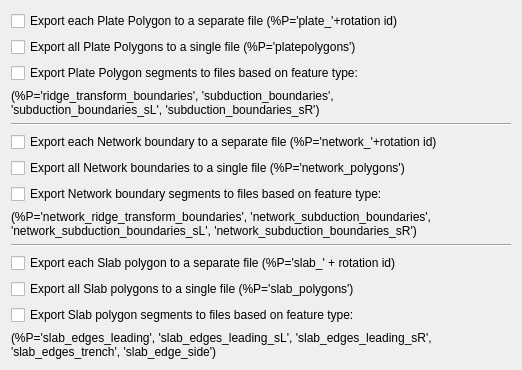
<?xml version="1.0" encoding="UTF-8"?>
<ui version="4.0">
 <class>ExportResolvedTopologicalBoundaryOptionsWidget</class>
 <widget class="QWidget" name="ExportResolvedTopologicalBoundaryOptionsWidget">
  <property name="geometry">
   <rect>
    <x>0</x>
    <y>0</y>
    <width>522</width>
    <height>365</height>
   </rect>
  </property>
  <property name="windowTitle">
   <string>Export Options</string>
  </property>
  <layout class="QVBoxLayout" name="verticalLayout">
   <item>
    <widget class="QCheckBox" name="checkBox_export_individual_plate_polygon_files">
     <property name="text">
      <string>Export each Plate Polygon to a separate file (%P='plate_'+rotation id)</string>
     </property>
    </widget>
   </item>
   <item>
    <widget class="QCheckBox" name="checkBox_export_all_plate_polygons_to_single_file">
     <property name="text">
      <string>Export all Plate Polygons to a single file (%P='platepolygons')</string>
     </property>
    </widget>
   </item>
   <item>
    <widget class="QCheckBox" name="checkBox_export_plate_polygon_subsegments_to_type_files">
     <property name="text">
      <string>Export Plate Polygon segments to files based on feature type:</string>
     </property>
    </widget>
   </item>
   <item>
    <widget class="QLabel" name="label_3">
     <property name="text">
      <string>(%P='ridge_transform_boundaries', 'subduction_boundaries',
'subduction_boundaries_sL', 'subduction_boundaries_sR')</string>
     </property>
    </widget>
   </item>
   <item>
    <widget class="Line" name="line">
     <property name="orientation">
      <enum>Qt::Horizontal</enum>
     </property>
    </widget>
   </item>
   <item>
    <widget class="QCheckBox" name="checkBox_export_individual_network_polygon_files">
     <property name="text">
      <string>Export each Network boundary to a separate file (%P='network_'+rotation id)</string>
     </property>
    </widget>
   </item>
   <item>
    <widget class="QCheckBox" name="checkBox_export_all_network_polygons_to_single_file">
     <property name="text">
      <string>Export all Network boundaries to a single file (%P='network_polygons')</string>
     </property>
    </widget>
   </item>
   <item>
    <widget class="QCheckBox" name="checkBox_export_network_polygon_subsegments_to_type_files">
     <property name="text">
      <string>Export Network boundary segments to files based on feature type:</string>
     </property>
    </widget>
   </item>
   <item>
    <widget class="QLabel" name="label_2">
     <property name="text">
      <string>(%P='network_ridge_transform_boundaries', 'network_subduction_boundaries',
'network_subduction_boundaries_sL', 'network_subduction_boundaries_sR')</string>
     </property>
    </widget>
   </item>
   <item>
    <widget class="Line" name="line_3">
     <property name="orientation">
      <enum>Qt::Horizontal</enum>
     </property>
    </widget>
   </item>
   <item>
    <widget class="QCheckBox" name="checkBox_export_individual_slab_polygon_files">
     <property name="text">
      <string>Export each Slab polygon to a separate file (%P='slab_' + rotation id)</string>
     </property>
    </widget>
   </item>
   <item>
    <widget class="QCheckBox" name="checkBox_export_all_slab_polygons_to_single_file">
     <property name="text">
      <string>Export all Slab polygons to a single file (%P='slab_polygons')</string>
     </property>
    </widget>
   </item>
   <item>
    <widget class="QCheckBox" name="checkBox_export_slab_polygon_subsegments_to_type_files">
     <property name="text">
      <string>Export Slab polygon segments to files based on feature type:</string>
     </property>
    </widget>
   </item>
   <item>
    <widget class="QLabel" name="label_4">
     <property name="text">
      <string>(%P='slab_edges_leading', 'slab_edges_leading_sL', 'slab_edges_leading_sR',
'slab_edges_trench', 'slab_edge_side')</string>
     </property>
    </widget>
   </item>
  </layout>
 </widget>
 <resources/>
 <connections/>
</ui>
